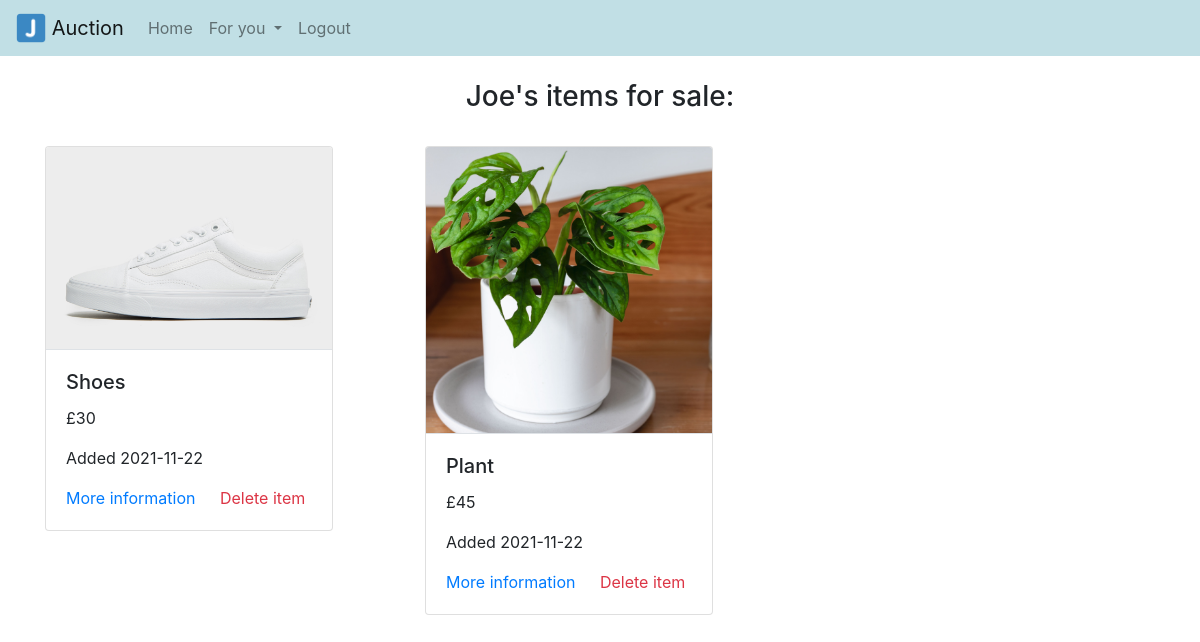
/myitems (signed in), run on the app's committed database.
### auction/database_models.py (models this page shows)
class User(db.Model, UserMixin): # creates each user in the database
    id = db.Column(db.Integer, primary_key=True) # primary key id number
    email = db.Column(db.String(150)) # max email length 150 characters
    phone = db.Column(db.Integer)
    password = db.Column(db.String(150))
    username = db.Column(db.String(150))
    items = db.relationship('Item') # a list of all the items a user owns

class Item(db.Model): # class that stores info about each item on the system
    item_id = db.Column(db.Integer, primary_key=True) # primary key id number
    item_name = db.Column(db.String(150))
    description = db.Column(db.String(500))
    start_bid = db.Column(db.Integer)
    item_image = db.Column(db.Text())
    date_only = db.Column(db.Date, server_default=func.date()) # just the date the item was made
    date = db.Column(db.DateTime(timezone=True), server_default=func.now()) # defaults the datetime to now
    user_id = db.Column(db.Integer, db.ForeignKey('user.id')) # must pass a valid id of an existing user to this object, 1 to many

### auction/routes.py (the view)
@routes.route("/myitems", methods=['GET', 'POST'])
@login_required
def my_items(): # shows items the user has for put sale
    length = len(current_user.items) # how many items the user has for sale
    if length > 0:
        return render_template("my_items.html", user=current_user) # shows the user their items
    else:
        return render_template("no_items.html", user=current_user) # tells the user they have nothing for sale

### auction/templates/my_items.html
{% extends "base.html"%}
{% block body %}
<h3 align="center">{{user.username}}'s items for sale:</h3>
<br/>
<div class="row">
  {% for item in user.items %}
    <div class="col-12 col-md-6 col-lg-4 mb-4">
      <div class="card" style="width: 18rem;">
        <img class="card-img-top border-bottom" src="/static/images/{{item.item_id}}.jpg">
        <div class="card-body">
          <h5 class="card-title">{{item.item_name}}</h5>
          <p class="card-text">£{{item.start_bid}}</p>
          <p class="card-text">Added {{item.date_only}}</p>
          <a href="{{ url_for('routes.item_info', item_id=item.item_id) }}" class="card-link">More information</a>
          <a href="{{ url_for('routes.item_delete', item_id=item.item_id) }}" class="card-link text-danger">Delete item</a>
        </div>
      </div>
    </div>
  {% endfor %}
</div>
{% endblock %}

### data on the page
User: username "Joe"
Item: shows a picture, item_name "Shoes", start_bid "30", date_only "2021-11-22"
Item: shows a picture, item_name "Plant", start_bid "45", date_only "2021-11-22"
